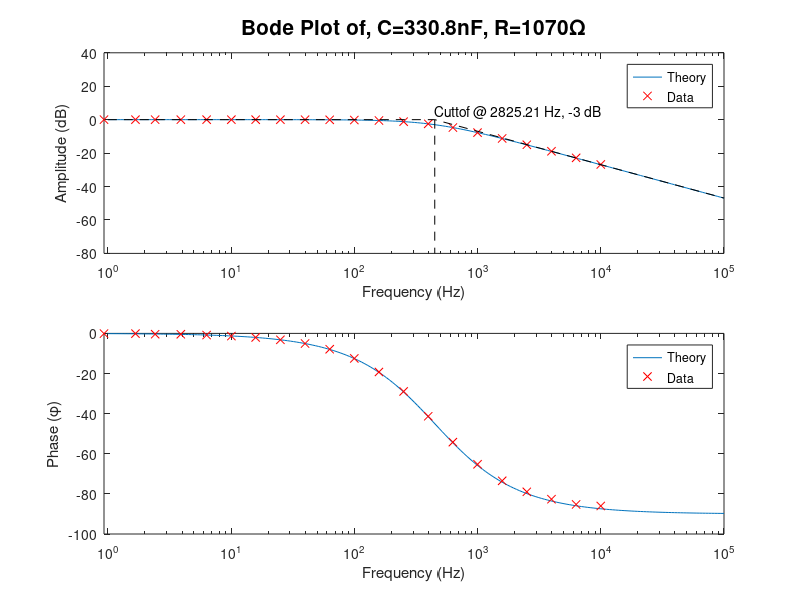

Write MATLAB code to recreate this figure.
%/////////////////////////////////////////////////////////
% By: Lee Allers                                         /
%For: Physics Junior Lab, 2016                           /
%     University of New Mexico                           /
%/////////////////////////////////////////////////////////
clc; close all; clear all; format short eng

p1F = [0.931000000000000 1.67600000000000 2.42100000000000 3.91200000000000 6.33300000000000 10.0580000000000 15.8320000000000 25.1460000000000 39.8610000000000 63.1440000000000 100.024000000000 158.511000000000 251.271000000000 398.047000000000 630.878000000000 1000.05000000000 1584.92000000000 2511.96000000000 3981.03000000000 6309.52000000000 9999.98000000000];
p1A = [0.00700000000000000 0.00400000000000000 0 0.00400000000000000 0.00100000000000000 0.00100000000000000 0 -0.0120000000000000 -0.0300000000000000 -0.0850000000000000 -0.222000000000000 -0.515000000000000 -1.18400000000000 -2.50200000000000 -4.71900000000000 -7.74900000000000 -11.2440000000000 -15.0240000000000 -18.9230000000000 -22.8480000000000 -26.8120000000000];
p1P = [-.11 -0.110000000000000 -0.149000000000000-0.252000000000000 -0.430000000000000 -0.835000000000000 -1.34900000000000 -2.03200000000000 -3.18200000000000 -5.06000000000000 -7.90000000000000 -12.4840000000000 -19.2310000000000 -28.9450000000000 -41.3130000000000 -54.2070000000000 -65.2550000000000 -73.4850000000000 -78.9780000000000 -82.6580000000000 -85.2590000000000 -86.0310000000000];


R = 1070; % 100Ohm
C =  .0000003308; % 470nF
R2 = 1077.4;
C2 = .0000003322;
Ralt = 682.4260;


f=logspace(0,5,200);
w=2*pi*f;
p=-1/(R*C);
u=-20*log10(sqrt(1+(w*R*C).^2)); 
u2 = atan(-1*w*R*C);
w0 = 1/(R*C);
w0 = sprintf('Cuttof @ %g Hz, -3 dB',-p);

figure('units','normalized','position',[.1 .1 .5 .8])
subplot(2,1,1)
h=semilogx(f,u); 
hold on;
plot(p1F,p1A,'rx')
wn=-p;
plot([wn/(2*pi) wn/(2*pi)], [0,-80],'k--');
text(wn/(2*pi),5,w0);
f1=-p/(2*pi);
fmax=max(f);
asymp=-20*log10((fmax-f1)/f1);
plot([min(f) f1 fmax],[0 0 asymp ],'k--');

poles=[-p -p];
figure(1);
hold on
grid off;
axis([0 max(f) -80 40]);
xlabel('Frequency (Hz)'); ylabel('Amplitude (dB)');
t=['Bode Plot of, C=' num2str(C*1e9) 'nF, R=' num2str(R) '\Omega'];
title(t, 'fontsize', 15);
legend('Theory','Data')
hold off;

subplot(2,1,2)
u2 = rad2deg(atan(-1*w*R*C));
g=semilogx(f,u2);
hold on;
plot(p1F,p1P,'rx')
xlabel('Frequency (Hz)'); ylabel('Phase (\phi)');
axis([0 max(f) -100 0 ]);
legend('Theory','Data')




